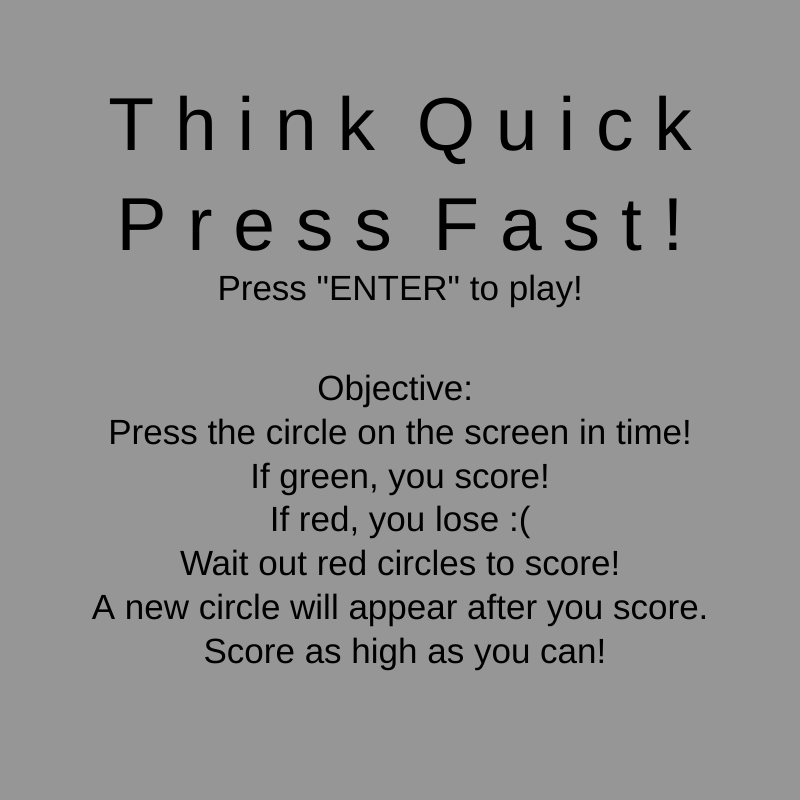
Frame 1 (no input)
Frame 60 (no input): identical to frame 1, image omitted
Frame 120 (the mouse pressed at the canvas centre since frame 60): identical to frame 1, image omitted

The p5.js sketch that drew this single still picture (run headless with seeded random() and noise() and a simulated clock; from frame 60 on, the mouse is pressed at the canvas centre):

// p5.js sketch
// ── sketch.js
// All of the variables
let programState = 'start';
let dif = 1;
let score = 0;
let readyUp = 0;
let spawner = 1;
let circleX = 0;
let circleY = 0;
let backgroundSpawner = 1;
let circleColor = 0;
let timeKeeper = 0;
let failMusic = 0;


function setup() {
    //All the setup, including framerate
    createCanvas(800,800);
    rectMode(CENTER);
    frameRate(60);

}

function draw() {
    //What allows the program to switch between each state
    switch(programState) {
        case 'start':
            startScreen();
            break;
        case 'game':
            gameScreen();
            break;
        case 'fail':
            failScreen();
            break;
    }
}

function keyReleased() {
    // Determines whether its in "start" or "fail" screen. If it's in either, it will allow the player to press enter to switch to game
    if (keyCode === ENTER) {
        if (programState === 'start' || programState === 'fail') {
            readyUp = 0;
            backgroundSpawner = 1
            spawner = 1
            dif = 1;
            score = 0;
            programState = 'game';
            //startState();
        }
    }
}

function startScreen() {
    //Creates the start screen, which is what the player sees first.
    background(150,150,150);
    textSize(75);
    fill(0);
    textAlign(CENTER);
    text('T h i n k  Q u i c k', 400, 150);
    text('P r e s s  F a s t !', 400, 250);
    textSize(35);
    text('Press "ENTER" to play!', 400, 300);
    text('Objective: \n Press the circle on the screen in time! \n If green, you score! \n If red, you lose :( \n Wait out red circles to score! \n A new circle will appear after you score. \n Score as high as you can!', 400, 400)
}

function gameScreen() {
    // Ready up allows for timing certain events like the ball spawning, countdown, etc. The timeKeeper is there to keep track of time.
    readyUp++
    timeKeeper++

    //Background spawner is here when we need to get rid of old draw commands on the board
    if (backgroundSpawner == 1){
        background(150);
        backgroundSpawner = 0;
    }
    // The countdown
    if (readyUp < 180) {
        textSize(50)
        timeKeeper = 0;
        text('Ready?', 400, 400)
    }
    //Tells the player to go.
    else if (readyUp > 180 && readyUp < 270) {
        if (backgroundSpawner == 0){
            background(150);
            backgroundSpawner = 2
        }
        textSize(50)
        fill('green')
        if (readyUp > 260 && readyUp < 270) {
            fill(150)
        }
        text('Go!', 400, 400)
    }
    // The main game keeper. Allows for balls to spawn, keeps track of score and level, and determines the parameters of such.
    if (readyUp > 180) {
        fill(0)
        text("Score: " + score, 400, 50)
        text("Lvl: " + dif, 70, 780)
        if (spawner == 1) {
            timeKeeper = 0;
            circleColor = random(1,65)
            circleColor = ~~circleColor;
            console.log(circleColor)
            circleX = random(100,700)
            circleY = random(100,700)
            if (circleColor <= 59) {
                fill('green')
                //console.log('test green')
            }
            else if (circleColor >= 60) {
                fill('red')
                //console.log('test red')
            }
            circle(circleX, circleY, 100)
            spawner = 0
        }
        if (score >= 25 && score <= 49) {
            dif = 2;
        }
        else if (score >= 50 && score <= 74) {
            dif = 3;
        }
        else if (score >= 75 && score <= 99) {
            dif = 4;
        }
        else if (score >= 100){
            dif = 5
        }
        if (timeKeeper > 240 && dif == 1) {
            if (circleColor <= 59) {
                programState = 'fail'
            }
            else if (circleColor >= 60) {
                ridBalls();
                score++
                spawner = 1
            }
        }
        else if (timeKeeper > 180 && dif == 2) {
            if (circleColor <= 59) {
                programState = 'fail'
            }
            else if (circleColor >= 60) {
                ridBalls();
                score++;
                spawner = 1;
            }
        }
        else if (timeKeeper > 90 && dif == 3) {
            if (circleColor <= 59) {
                programState = 'fail'
            }
            else if (circleColor >= 60) {
                ridBalls();
                score++;
                spawner = 1;
            }
        }
        else if (timeKeeper > 60 && dif == 4) {
            if (circleColor <= 59) {
                programState = 'fail'
            }
            else if (circleColor >= 60) {
                ridBalls();
                score++;
                spawner = 1;
            }
        }
        else if (timeKeeper > 40 && dif == 5) {
            if (circleColor <= 59) {
                programState = 'fail'
            }
            else if (circleColor >= 60) {
                ridBalls();
                score++
                spawner = 1
            }
        }
    }
}

// This is here for when the red balls spawns, and the player successfully waits it out in the gameScreen function. 
function ridBalls() {
    background(150);
}
// The clicking functionality. Determines if the user has clicked on the ball, and what happens after.
function mousePressed() {
    if (mouseX >= circleX - 50 && mouseX <= circleX + 50){
        if (mouseY >= circleY - 50 && mouseY <= circleY + 50) {
            if (circleColor <= 59 && programState == 'game') {
                ridBalls();
                score++
                spawner = 1
            }
            else if (circleColor >= 60) {
                programState = 'fail'
            }
        }
    }
}

// The fail Screen.
function failScreen() {
    circleX = -500
    circleY = -500
    background(150,150,150);
    textSize(75);
    fill(0);
    textAlign(CENTER);
    text('Y O U  F A I L E D !', 400, 150);
    textSize(35);
    text('Score: ' + score, 400, 250);
    text('Press "ENTER" to try again!', 400, 400);
}
